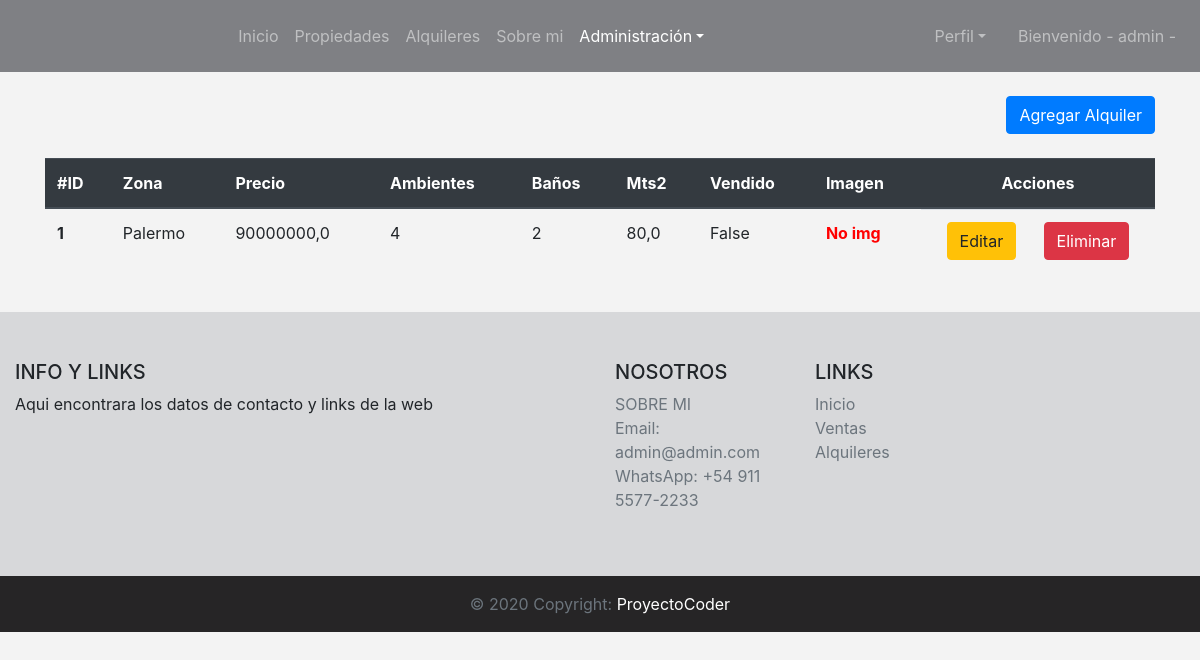
Page /rentals/crud-rental/ (signed in) on the earlier database version.
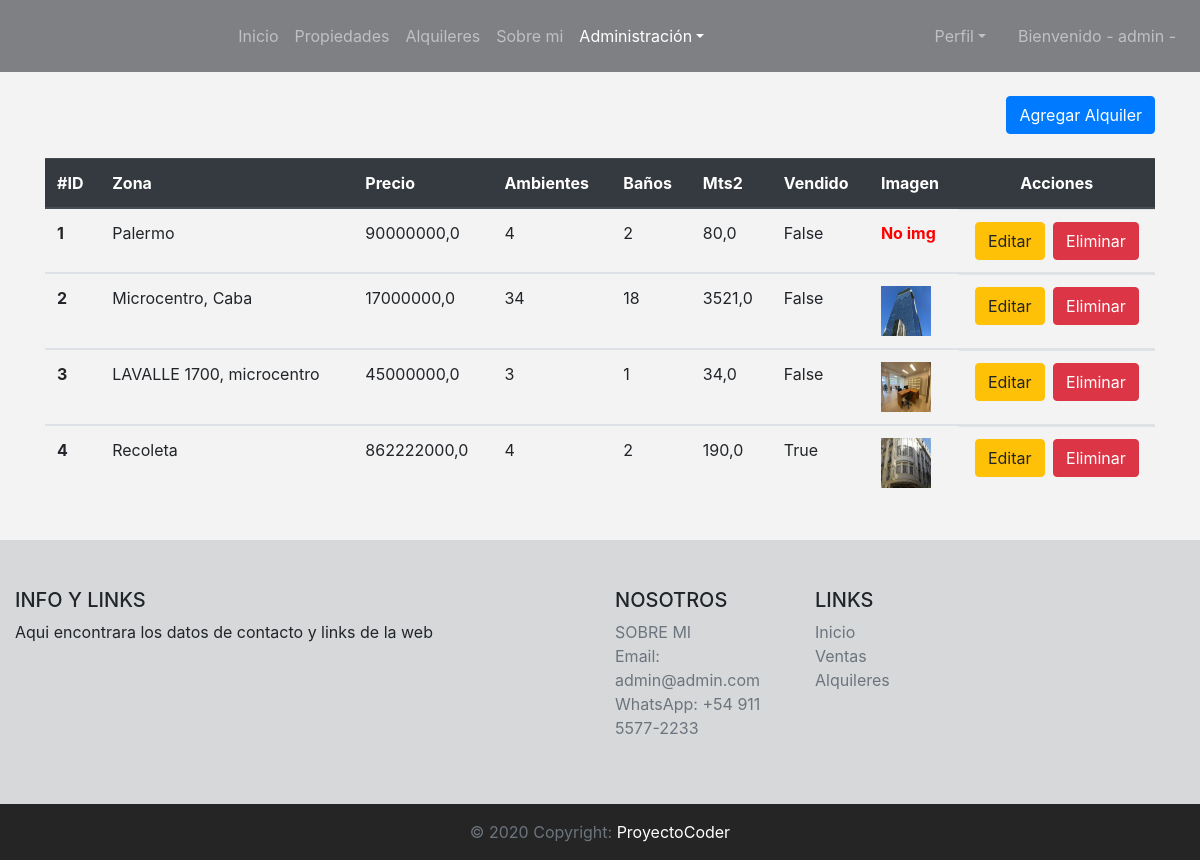
Same page on the later database version.
### rentals/models.py (models this page shows, shortened)
class Rental(models.Model):
    title = models.CharField(max_length=50, verbose_name='Titulo')
    zone = models.CharField(max_length=35, verbose_name='Zona')
    description = models.CharField(max_length=300)
    price = models.FloatField(verbose_name='Precio')
    environments = models.IntegerField(verbose_name='Ambientes')
    toilets = models.IntegerField(verbose_name='Baños')
    area = models.FloatField()
    sold = models.BooleanField(verbose_name='Alquilado')
    rental_image = models.ImageField(upload_to='rentals_image', null=True, blank=True, verbose_name='Imagen')
    class Meta:
        verbose_name = 'Alquiler'
        verbose_name_plural = 'Alquileres'

### rentals/views.py (the view)
# urls.py: path('crud-rental/', crud_rentals, name='crud_rental'),
@staff_member_required
def crud_rentals(request):
    if 'search' in request.GET:
        search = request.GET['search']
        rentals = Rental.objects.filter(title__icontains=search)
    else:
        rentals = Rental.objects.all()
    context = {
        'rentals': rentals,
    }
    return render(request, 'rentals/crud_rental.html', context=context)

### templates/rentals/crud_rental.html (shortened to what this page needs)
{% extends 'base.html' %}
{% block crud %}
<li class="nav-item dropdown active">
{% endblock %}
{% block content %}
<br>
<div class="container">
    <div class="text-right">
        <a href="/rentals/create-rental" class="btn btn-primary text-right">Agregar Alquiler</a>
    </div>
    <br>
    <table class="table">
        <thead class="thead-dark">
            <tr>
                <th scope="col">#ID</th>
                <th scope="col">Zona</th>
                <th scope="col">Precio</th>
                <th scope="col">Ambientes</th>
                <th scope="col">Baños</th>
                <th scope="col">Mts2</th>
                <th scope="col">Vendido</th>
                <th scope="col">Imagen</th>
                <th scope="col" class="text-center">Acciones</th>
            </tr>
        </thead>
        {% for rental in rentals %}
        <tbody>
            <tr>
                <th scope="row">{{rental.id}}</th>
                <td>{{rental.zone}}</td>
                <td>{{rental.price}}</td>
                <td>{{rental.environments}}</td>
                <td>{{rental.toilets}}</td>
                <td>{{rental.area}}</td>
                <td>{{rental.sold}}</td>
                {% if rental.rental_image.url != '' %}
                    <td><img src="{{rental.rental_image.url}}" width="50" height="50" alt=""></td>
                {% else %}
                    <td class="font-weight-bold" style="color: red;">No img</td>
                {% endif %}
                <td class="d-flex justify-content-around"><a href="/rentals/update-rental/{{rental.pk}}/" class="btn btn-warning">Editar</a><a href="/rentals/delete-rental/{{rental.pk}}/" class="btn btn-danger">Eliminar</a></td>
            </tr>
        </tbody>
        {% endfor %}
    </table>
</div>
{% endblock %}

Differences in the rows shown:
added Rental: id "2", zone "Microcentro, Caba", price "17000000,0", environments "34", toilets "18", area "3521,0", sold "False", rental_image (picture)
added Rental: id "3", zone "LAVALLE 1700, microcentro", price "45000000,0", environments "3", toilets "1", area "34,0", sold "False", rental_image (picture)
added Rental: id "4", zone "Recoleta", price "862222000,0", environments "4", toilets "2", area "190,0", sold "True", rental_image (picture)
